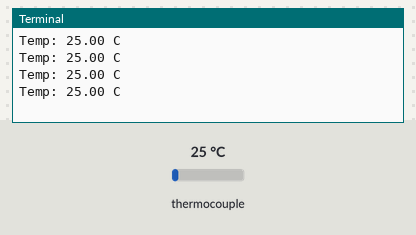
A program run on a simulated Raspberry Pi (BCM pin numbers). Shown: the last lines printed to the terminal. The inputs (shaded band) are chosen by the test bench; at power-on: thermocouple 25 °C.

Above: at 1.2 s.
1.3 s: thermocouple set to 6 °C
At 1.71 s:
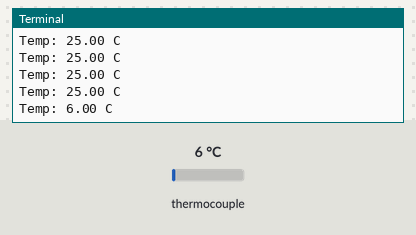
2.8 s: thermocouple set to 75 °C
At 2.91 s:
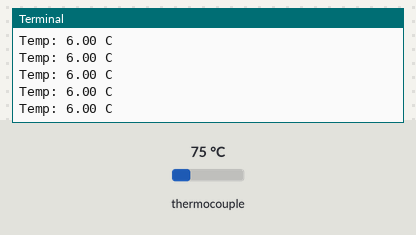
Timing chart, 0 to 5.8 s (numbered marks = the images above; inputs shaded):
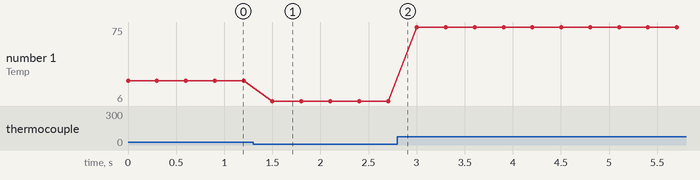

The program:

example.py
```python
# Uses Python with spidev on a Raspberry Pi to read the MAX6675 over SPI, convert the raw data to Celsius, and print temperature or a disconnected warning in a loop.
#
# Buy this module: https://shillehtek.com/products/max6675-module-k-type-thermocouple-sensor-measures-up-to-1024-degrees
# Full manual: https://shillehtek.com/blogs/shillehtek-product-manuals/max6675-module-k-type-thermocouple-sensor-measures-up-to-1024-degrees-manual
# More examples: https://github.com/shillehbean/shillehtek-examples
#

# MAX6675 K-type thermocouple - Raspberry Pi
# Uses kernel SPI via spidev. Enable SPI in raspi-config first.
# pip install spidev

import spidev
import time

spi = spidev.SpiDev()
spi.open(0, 0)            # bus 0, CE0
spi.max_speed_hz = 1000000
spi.mode = 0

def read_temp_c():
    raw = spi.xfer2([0x00, 0x00])
    value = (raw[0] << 8) | raw[1]

    # Bit 2 = open-thermocouple flag
    if value & 0x4:
        return None

    # Bits 14:3 hold the 12-bit temperature, 0.25 C per step
    temp = (value >> 3) * 0.25
    return temp

try:
    while True:
        c = read_temp_c()
        if c is None:
            print("Thermocouple disconnected!")
        else:
            print(f"Temp: {c:.2f} C")
        time.sleep(0.3)
except KeyboardInterrupt:
    spi.close()
```

Measured:
- after the input at 1.3 s, the terminal: prints a new line after 0.20 s (image 1)
- plotted number 1: 25 → 6 after the input at 1.3 s, 6 → 75 after the input at 2.8 s
